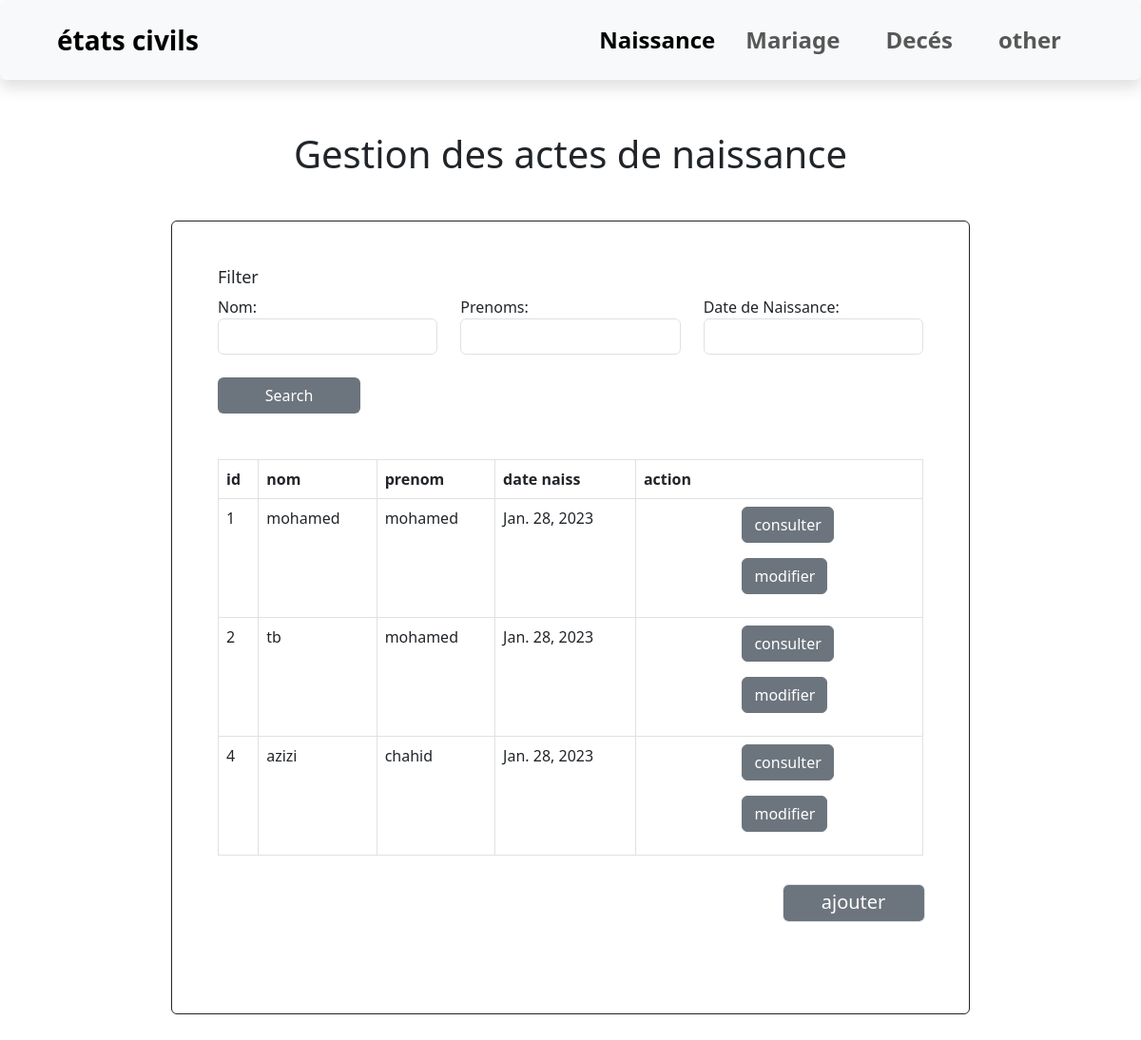
The page /rechercherN/ on the database its author committed.
### app1/models.py (models this page shows, shortened)
class Naissance(models.Model):
    officier=models.ForeignKey(Officier,on_delete=models.CASCADE,default=0)
    numero_registre = models.ForeignKey(RegistreNaissance,on_delete=models.CASCADE ,default = 0)
    sexe = models.CharField(max_length=150, verbose_name='Precise le sexe', choices=Sexe,default = 'Masculin')
    nom = models.CharField(max_length=250, verbose_name='Nom')
    prenoms = models.CharField(max_length=250, verbose_name='Prenoms')
    date_naiss = models.DateField(verbose_name='Date de Naissance',null = True)
    heure_naiss = models.TimeField(verbose_name='Heure de Naissance')
    hopital = models.ForeignKey(Centre,on_delete=models.CASCADE)
    pays=models.CharField(max_length = 50,verbose_name = 'pays de naissance',default = 'Algérie')
    profession_pere = models.CharField(max_length=250, verbose_name='Profession du Pere', blank=True)
    profession_mere = models.CharField(max_length=250, verbose_name='Profession de la Mere')
    perei=models.ForeignKey("self",on_delete=models.CASCADE,default=1,blank=True,related_name="pereinfo")
    merei=models.ForeignKey("self",on_delete=models.CASCADE,default=1,blank=True,related_name="mereinfo")

### app1/views.py (the view)
# urls.py: path('rechercherN/',views.searchN,name="searchN"),
def searchN(request):
    acte_list = Naissance.objects.all()
    acte_filter = acteFilter(request.GET, queryset=acte_list)
    return render(request, 'searchN.html', {'filter': acte_filter})

### templates/searchN.html (shortened to what this page needs)
<!DOCTYPE html>
{% load static %}
<html lang="en">
<head>
  <link rel="stylesheet" href="/static/css/bootstrap.min.css">
</head>
<body>
  <nav class="navbar navbar-expand-lg bg-body-tertiary px-5 shadow p-3 mb-5 bg-body-tertiary rounded">
    <div class="container-fluid">
      <a class="navbar-brand fs-3 fw-semibold" href="#">états civils </a>
      <div class="collapse navbar-collapse" id="navbarSupportedContent">
        <ul class="navbar-nav ms-auto mb-2 mb-lg-0">
          <li class="nav-item">
            <a class="nav-link active fs-4 fw-semibold" aria-current="page" href="{% url 'searchN' %}">Naissance</a>
          </li>
          <li class="nav-item">
            <a class="nav-link fs-4 px-4 fw-semibold" href="{% url 'searchM' %}">Mariage</a>
          </li>
          <li class="nav-item">
            <a class="nav-link fs-4 px-4 fw-semibold" href="{% url 'searchD' %}">Decés</a>
          </li>
          <li class="nav-item">
            <a class="nav-link fs-4 px-4 fw-semibold" href="#">other</a>
          </li>
        </ul>
      </div>
    </div>
  </nav>
  <center style="font-size: 40px;margin-bottom: 20px;"> Gestion des actes de naissance</center>
  <div class="container pt-5 border border-dark rounded mb-5 p-5" style="width:70%;margin-top:40px">
    {% load widget_tweaks %}
    {% block content %}
    <form method="get">
      <div class="well">
        <h4 style="margin-top: 0;font-size:18px">Filter</h4>
        <div class="row">
          <div class="form-group col-sm-4 col-md-4">
            {{ filter.form.nom.label_tag }}
            {% render_field filter.form.nom class="form-control" %}
          </div><br>
          <div class="form-group col-sm-4 col-md-4">
            {{ filter.form.prenoms.label_tag }}
            {% render_field filter.form.prenoms class="form-control" %}
          </div><br>
          <div class="form-group col-sm-4 col-md-4">
            {{ filter.form.date_naiss.label_tag }}
            {% render_field filter.form.date_naiss class="form-control" %}
          </div>
        </div>
        <br>
        <button type="submit" class="btn bg-secondary text-white " style="width:150px;">
           Search
        </button>
      </div><br><br>
    </form>
    <table class="table table-bordered">
      <thead>
        <tr>
          <th>id</th>
          <th>nom</th>
          <th>prenom</th>
          <th>date naiss</th>
          <th>action</th>
        </tr>
      </thead>
      <tbody>
        {% for acte in filter.qs %}
        <tr>
          <td>{{ acte.id }}</td>
          <td>{{ acte.nom }}</td>
          <td>{{ acte.prenoms }}</td>
          <td>{{ acte.date_naiss }}</td>
          <td style="padding-right: 0;"><div class="row"  style="width:70%;margin-left:auto;margin-right:auto;">
            <p data-placement="top" data-toggle="tooltip" title="Edit" id="ajt"><a href="/edit/{{ acte.id }}"
                class="btn btn-secondary btn-xs" data-title="Edit" data-toggle="modal" data-target="#edit">consulter</a>
            </p>
            <p data-placement="top" data-toggle="tooltip" title="Edit" id="ajt"><a href="/modifierN/{{ acte.id }}"
              class="btn btn-secondary btn-xs" data-title="Edit" data-toggle="modal" data-target="#edit">modifier</a>
          </p></div>
          </td>
        </tr>
        {% empty %}
        <tr>
          <td colspan="5">y'a pas d'acte pour cette personne !</td>
        </tr>
        {% endfor %}
      </tbody>
    </table>
    <a href="{% url 'ADD_Naiss' %}" class="form-control bg-secondary fs-5 text-white mb-5 topdf"
      style="padding-top:3px;text-decoration:none;width:150px;height:40px;margin-top:30px;text-align:center;margin-left:80%">ajouter</a>
    {% endblock %}
  </div>
</body>
</html>

### templates/searchN.html (style rules this page uses)
#ajt { font-size: 17px; width: 110px; margin-left: auto; margin-right: auto; text-align: center }

### rows shown on the page
Naissance: id "1", nom "mohamed", prenoms "mohamed", date_naiss "Jan. 28, 2023"
Naissance: id "2", nom "tb", prenoms "mohamed", date_naiss "Jan. 28, 2023"
Naissance: id "4", nom "azizi", prenoms "chahid", date_naiss "Jan. 28, 2023"

### other values the page prints
{{ filter.form.nom.label_tag }} "Nom:"
{{ filter.form.prenoms.label_tag }} "Prenoms:"
{{ filter.form.date_naiss.label_tag }} "Date de Naissance:"
